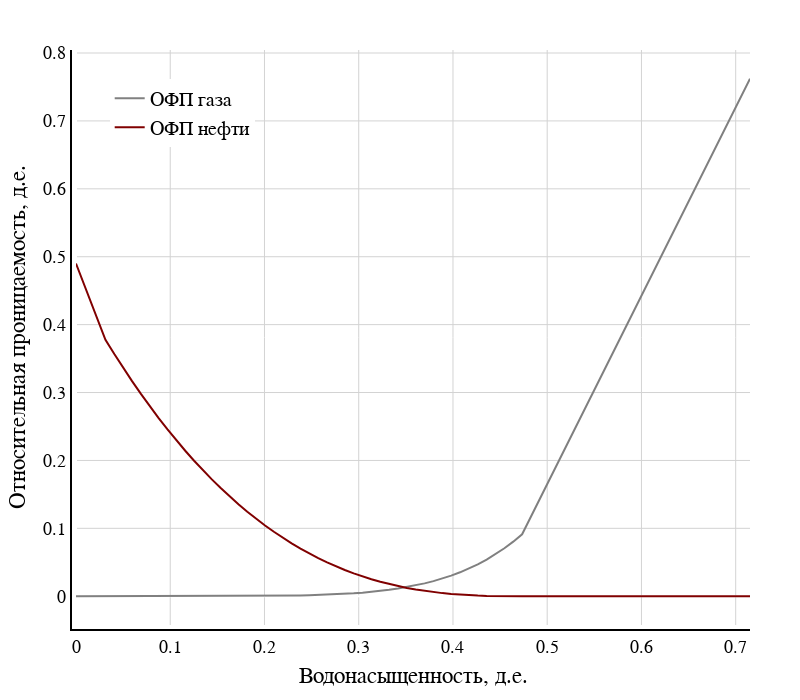

Notebook cell for this chart:
### Code cell
sg = OFPW['sg']

krg = OFPW['krg']
krog = OFPW['krog']


fig = go.Figure()

fig.add_trace(
    go.Scatter(
        x= sg,
        y=krg, name="ОФП газа", line_color = 'grey'),
)

fig.add_trace(
    go.Scatter(
        x=sg,
        y=krog, name="ОФП нефти", line_color = 'maroon'),
)


fig.update_layout(
    # title="Пористость, д.е.", 
    title_x = 0.5, titlefont=dict(family="arial",size=23,color="black") ,autosize=False,width=800, 
                  height=700,margin=dict(l=50,r=50,b=50,t=50,pad=4),paper_bgcolor="White", plot_bgcolor="White")

fig.update_xaxes(title_text="Водонасыщенность, д.е.", titlefont=dict(family="arial",size=23,color="black"),
                 showline=True, linewidth=2, linecolor='black', gridcolor='lightgray', tickfont=dict(family='Arial', color='black', size=18))


fig.update_yaxes(title_text="Относительная проницаемость, д.е.", titlefont=dict(family="arial",size=23,color="black"), range=[None, 0.89],
                 showline=True, linewidth=2, linecolor='black', tickfont=dict(family='Arial', color='black', size=18), gridcolor='lightgray')

fig.update_layout(showlegend=True)

fig.update_layout( 
    legend=dict( 
        x=0.05,  # value must be between 0 to 1. 
        y=0.95,   # value must be between 0 to 1. 
        traceorder="normal", 
        font=dict( 
            family="arial", 
            size=20, 
            color="black"
        ), 
    ) 
) 

fig.show()

#fig.write_image(r"C:\Users\nik_c\OneDrive\Рабочий стол\Учеба\FDP\ОФП\OFP_oil.png")

### Figure 1 — Plotly figure (JSON) as saved in the notebook; plotly's stock layout.template omitted (floating-point values rounded to 4 significant figures)
{"data": [{"line": {"color": "grey"}, "name": "ОФП газа", "type": "scatter", "x": [0, 0.03125, 0.04066, 0.05006, 0.05947, 0.06888, 0.07828, 0.08769, 0.0971, 0.1065, 0.1159, 0.1253, 0.1347, 0.1441, 0.1535, 0.1629, 0.1724, 0.1818, 0.1912, 0.2006, 0.21, 0.2194, 0.2288, 0.2382, 0.2476, 0.257, 0.2664, 0.2758, 0.2852, 0.2946, 0.3041, 0.3135, 0.3229, 0.3323, 0.3417, 0.3511, 0.3605, 0.3699, 0.3793, 0.3887, 0.3981, 0.4075, 0.4169, 0.4263, 0.4357, 0.4452, 0.4546, 0.464, 0.4734, 0.7152], "y": [0, 0, 1.293e-11, 7.667e-10, 8.352e-09, 4.547e-08, 1.692e-07, 4.953e-07, 1.228e-06, 2.696e-06, 5.395e-06, 1.003e-05, 1.759e-05, 2.937e-05, 4.706e-05, 7.281e-05, 0.0001093, 0.0001599, 0.0002285, 0.0003199, 0.0004399, 0.000595, 0.0007931, 0.001043, 0.001355, 0.001741, 0.002215, 0.00279, 0.003485, 0.004317, 0.005309, 0.006482, 0.007863, 0.00948, 0.01136, 0.01355, 0.01607, 0.01897, 0.02229, 0.02608, 0.0304, 0.03528, 0.04081, 0.04703, 0.05402, 0.06186, 0.07061, 0.08037, 0.09122, 0.7621]}, {"line": {"color": "maroon"}, "name": "ОФП нефти", "type": "scatter", "x": [0, 0.03125, 0.04066, 0.05006, 0.05947, 0.06888, 0.07828, 0.08769, 0.0971, 0.1065, 0.1159, 0.1253, 0.1347, 0.1441, 0.1535, 0.1629, 0.1724, 0.1818, 0.1912, 0.2006, 0.21, 0.2194, 0.2288, 0.2382, 0.2476, 0.257, 0.2664, 0.2758, 0.2852, 0.2946, 0.3041, 0.3135, 0.3229, 0.3323, 0.3417, 0.3511, 0.3605, 0.3699, 0.3793, 0.3887, 0.3981, 0.4075, 0.4169, 0.4263, 0.4357, 0.4452, 0.4546, 0.464, 0.4734, 0.7152], "y": [0.49, 0.3777, 0.3566, 0.3363, 0.3168, 0.2979, 0.2798, 0.2624, 0.2457, 0.2296, 0.2143, 0.1996, 0.1855, 0.1721, 0.1593, 0.1471, 0.1355, 0.1245, 0.1141, 0.1042, 0.09492, 0.08615, 0.0779, 0.07017, 0.06293, 0.05618, 0.0499, 0.04408, 0.0387, 0.03376, 0.02922, 0.02509, 0.02135, 0.01797, 0.01495, 0.01227, 0.009913, 0.007861, 0.006097, 0.004603, 0.003363, 0.002355, 0.001562, 0.0009604, 0.0005297, 0.000246, 8.344e-05, 1.314e-05, 0, 0]}], "layout": {"autosize": false, "height": 700, "legend": {"font": {"color": "black", "family": "arial", "size": 20}, "traceorder": "normal", "x": 0.05, "y": 0.95}, "margin": {"b": 50, "l": 50, "pad": 4, "r": 50, "t": 50}, "paper_bgcolor": "White", "plot_bgcolor": "White", "showlegend": true, "title": {"font": {"color": "black", "family": "arial", "size": 23}, "x": 0.5}, "width": 800, "xaxis": {"gridcolor": "lightgray", "linecolor": "black", "linewidth": 2, "showline": true, "tickfont": {"color": "black", "family": "Arial", "size": 18}, "title": {"font": {"color": "black", "family": "arial", "size": 23}, "text": "Водонасыщенность, д.е."}}, "yaxis": {"gridcolor": "lightgray", "linecolor": "black", "linewidth": 2, "range": [null, 0.89], "showline": true, "tickfont": {"color": "black", "family": "Arial", "size": 18}, "title": {"font": {"color": "black", "family": "arial", "size": 23}, "text": "Относительная проницаемость, д.е."}}}}
